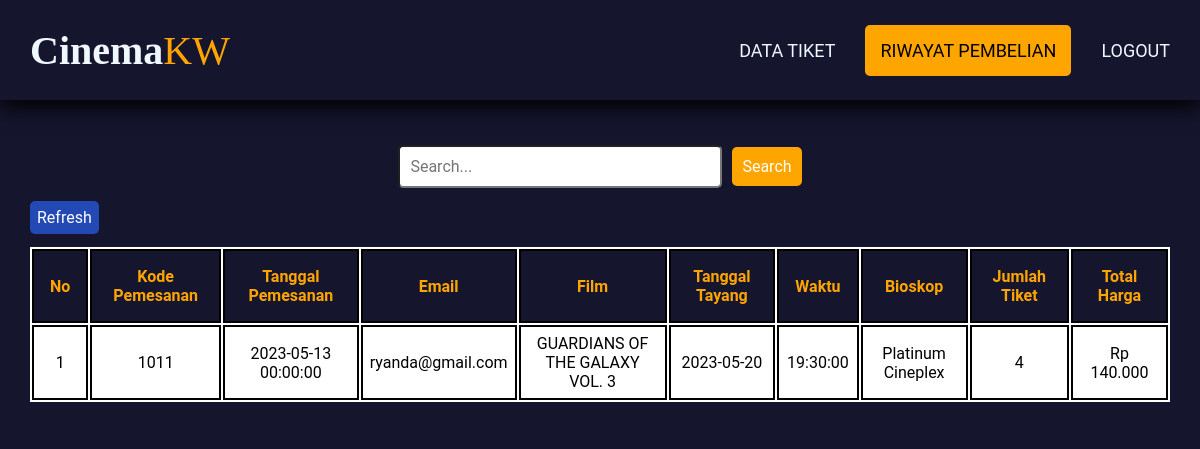
/riwayat_pembelian.php (signed in), run on an earlier commit of the app's database.
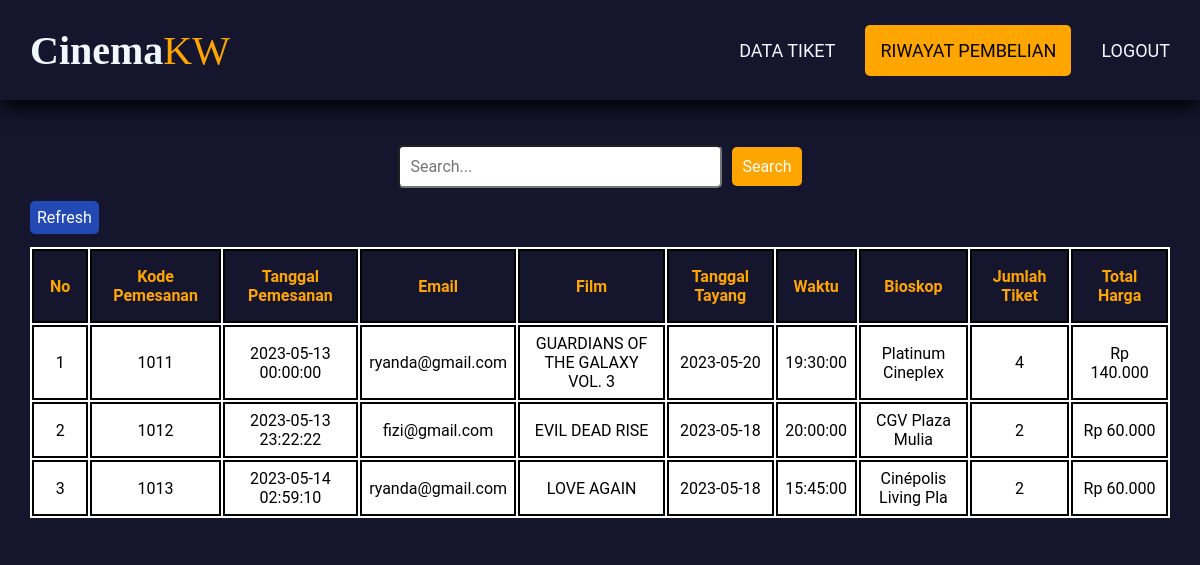
And on a later commit of the database.
### tables this page shows
CREATE TABLE `riwayat_pemesanan` (
  `id_pemesanan` int(11) NOT NULL,
  `tgl_pemesanan` datetime NOT NULL,
  `email_pemesan` varchar(30) NOT NULL,
  `film` varchar(30) NOT NULL,
  `tanggal_tayang` date NOT NULL,
  `waktu` time NOT NULL,
  `bioskop` varchar(30) NOT NULL,
  `jumlah_tiket` int(11) NOT NULL,
  `total_harga` int(11) NOT NULL,
  `id_tiket` int(11) NOT NULL,
  `id_user` int(11) NOT NULL,
  `id_bioskop` int(11) NOT NULL
);

### riwayat_pembelian.php (the view, shortened to what this page needs)
<?php
include 'koneksi.php';
$query = "SELECT * FROM riwayat_pemesanan";
$result = mysqli_query($conn, $query);
?>
<!DOCTYPE html>
<html lang="en">
<head>
    <link rel="stylesheet" href="style/style.css">
    <link rel="stylesheet" href="style/crud.css">
</head>
<body>
    <div class="container">
        <nav class="wrapper">
            <div class="prof">
                <div class="fname">Cinema</div>
                <div class="lname">KW</div>
            </div>
            <ul class="nav">
              <li><a href="crud_tiket.php">Data Tiket</a></li>
              <li><a href="riwayat_pembelian.php" class="active">Riwayat Pembelian</a></li>
              <li><a href="logout.php">Logout</a></li>
            </ul>
        </nav>
        <div class="table-riwayat">
          <form method="GET" action="">
            <div class="search-container">
              <input type="text" name="search" placeholder="Search..." class="search-input">
              <button type="submit" class="search-button">Search</button>
            </div>
          </form>
          <div class ="tes">
            <a href="riwayat_pembelian.php" class=btn-secondary>Refresh</a>
          </div>
          <table>
              <thead>
              <tr class="table-judul">
                <th>No</th>
                <th>Kode Pemesanan</th>
                <th>Tanggal Pemesanan</th>
                <th>Email</th>
                <th>Film</th>
                <th>Tanggal Tayang</th>
                <th>Waktu</th>
                <th>Bioskop</th>
                <th>Jumlah Tiket</th>
                <th class="thh">Total Harga</th>
              </tr>
              </thead>
              <?php
                $i=1;
                while($row = mysqli_fetch_assoc($result)){
              ?>
              <tr class ="isi">
                  <td><?php echo $i?></td>
                  <td><?php echo $row['id_pemesanan']?></td>
                  <td><?php echo $row['tgl_pemesanan']?></td>
                  <td><?php echo $row['email_pemesan']?></td>
                  <td><?php echo $row['film']?></td>
                  <td><?php echo $row['tanggal_tayang']?></td>
                  <td><?php echo $row['waktu']?></td>
                  <td><?php echo $row['bioskop']?></td>
                  <td><?php echo $row['jumlah_tiket']?></td>
                  <td>Rp <?php echo number_format($row['total_harga'], 0, ',', '.'); ?></td>
              </tr>
              <?php
              $i++;
              }
              ?>
          </table>
          <br>
        </div>
    </div>
</body>
</html>

### style/style.css (style rules this page uses)
*, html, body { margin: 0 ; padding: 0; font-family: "Roboto", sans-serif; }
body { background-color: rgb(21, 21, 46); }
.container { display: flex; flex-direction: column; width: 100%; height: auto; background-color: rgb(21, 21, 46); margin-bottom: 100px; }
.wrapper { position: fixed; top: 0; left: 0; right: 0; margin-top: 0; display: flex; justify-content: space-between; align-items: center; font-size: 20px; padding: 15px; width: 97,5%; height: 70px; background-color:rgb(21, 21, 46); box-shadow: 0 7px 20px 0 black; z-index: 1; }
.prof { display: flex; flex-direction: row; font-size: 1.5em; padding: 15px; }
.fname { color: aliceblue; font-weight: 700; font-family: "Forte", "san-serif"; font-size: 40px; }
.lname { color: orange; font-weight: 400px; padding-left: 0px; font-family: "Forte", "san-serif"; font-size: 40px; }
.nav { display: flex; justify-content: center; align-items: center; text-transform: uppercase; }
.nav li { list-style-type: none; padding: 15px; }
.nav li a { color: aliceblue; font-size: 20px; text-decoration: none; font-size: large; }
.active { color: rgb(0, 0, 0) !important; background-color:orange; border-radius: 5px; padding: 15px; }
.table-riwayat { margin-top: 120px !important; margin-left: 30px; margin-right: 30px; }
.table-riwayat td { padding: 7px; }
.thh { padding-left: 20px !important; padding-right: 20px !important; }

### style/crud.css (style rules this page uses)
table { background-color: rgb(255, 255, 255); justify-content: center; width: 100%; }
table tr { border: 2px solid black; }
table th { padding: 1rem !important; }
table td { border: 2px solid black !important; text-align: center; }
.table-judul { background-color: rgb(21, 21, 46); color: orange; }
.table-judul th { padding:8px; border:2px solid #000000 ; }
.search-container { display: flex; align-items: center; margin-bottom: 20px; margin-top: 25px; justify-content: center; }
.search-input { padding: 10px; border-radius: 5px; margin-right: 10px; font-size: 16px; width: 300px; }
.search-button { padding: 10px; border: none; border-radius: 5px; background-color: orange; font-size: 16px; cursor: pointer; color: #fff; font-size: 16px; }
.btn-secondary { background-color: rgb(34, 73, 180); margin-bottom: 10px; padding: 7px; bottom: 0; margin-right: 20px; text-decoration: none; border-radius: 5px; color: #fff; font-size: 16px; }
.tes { margin-bottom: 20px; }

What changed in the data, as far as the page shows it:
added riwayat_pemesanan: id_pemesanan "1012", tgl_pemesanan "2023-05-13 23:22:22", email_pemesan "fizi@gmail.com", film "EVIL DEAD RISE", tanggal_tayang "2023-05-18", waktu "20:00:00", bioskop "CGV Plaza Mulia", jumlah_tiket "2", total_harga "60.000"
added riwayat_pemesanan: id_pemesanan "1013", tgl_pemesanan "2023-05-14 02:59:10", email_pemesan "ryanda@gmail.com", film "LOVE AGAIN", tanggal_tayang "2023-05-18", waktu "15:45:00", bioskop "Cinépolis Living Pla", jumlah_tiket "2", total_harga "60.000"
